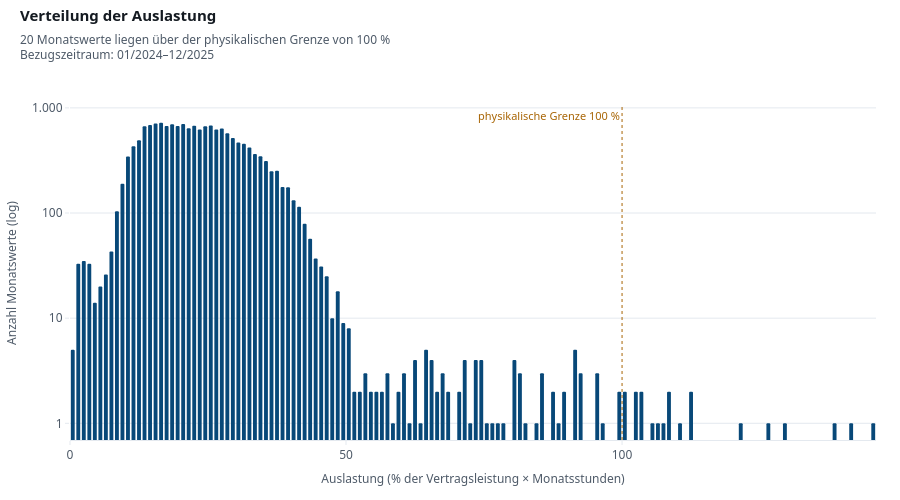

Notebook code cell kept with this figure:
### Markdown cell above
### 1.2 Plausibilität der Zielgröße: Auslastung über 100 %?

`auslastung_prozent` setzt den Monatsverbrauch ins Verhältnis zum physikalischen Maximum
(Vertragsleistung × Stunden des Monats). Werte über 100 % sind **unmöglich**.

### Code cell
fig = eda.histogram({"Monatswerte": df["auslastung_prozent"]}, nbins=150)
ueber = df["auslastung_prozent"] > 100
ci.stil(fig, "Verteilung der Auslastung",
         f"{ueber.sum()} Monatswerte liegen über der physikalischen Grenze von 100 %",
         x_titel="Auslastung (% der Vertragsleistung × Monatsstunden)",
         y_titel="Anzahl Monatswerte")
ci.schwellwert(fig, 100, "physikalische Grenze 100 %", achse="x")
ci.log_achse(fig, dtick=1, title_text="Anzahl Monatswerte (log)")
fig.update_layout(bargap=HIST_GAP)
ci.hover_pro_marke(fig)
ci.zeigen(fig)

df.loc[ueber, ["zaehler_id", "monat", "kundentyp", "vertragsleistung_kw",
               "verbrauch_kwh", "auslastung_prozent"]].sort_values("auslastung_prozent",
                                                                   ascending=False).head(8)

### Figure 1 — Plotly figure (JSON) as saved in the notebook; plotly's stock layout.template omitted (floating-point values rounded to 4 significant figures; data arrays with more than 128 entries replaced by an {"elided": "..."} marker saying what was removed)
{"data": [{"name": "Monatswerte", "nbinsx": 150, "opacity": 1, "textfont": {"family": "IBM Plex Sans, Segoe UI, sans-serif"}, "type": "histogram", "x": {"elided": "16800 float values"}}], "layout": {"annotations": [{"font": {"color": "#A86505", "family": "IBM Plex Sans, Segoe UI, sans-serif", "size": 11}, "showarrow": false, "text": "physikalische Grenze 100 %", "x": 100, "xanchor": "right", "xref": "x", "y": 1, "yanchor": "top", "yref": "y domain"}], "bargap": 0.3, "barmode": "overlay", "colorway": ["#084878", "#005E77", "#2F7A33", "#3E90C4", "#4E5A68", "#6CC0D2", "#04263F", "#8C99A7"], "font": {"color": "#141A21", "family": "IBM Plex Sans, Segoe UI, sans-serif", "size": 12}, "height": 500, "hovermode": "closest", "legend": {"font": {"color": "#4E5A68", "family": "IBM Plex Sans, Segoe UI, sans-serif", "size": 12}, "itemsizing": "constant", "orientation": "h", "title": {"text": ""}, "x": 0, "xanchor": "left", "y": 1.03, "yanchor": "bottom"}, "margin": {"b": 60, "t": 106}, "meta": {"sww": {"period": "01/2024–12/2025", "subtitle": "20 Monatswerte liegen über der physikalischen Grenze von 100 %", "title": "Verteilung der Auslastung"}}, "paper_bgcolor": "#FFFFFF", "plot_bgcolor": "#FFFFFF", "separators": ",.", "shapes": [{"line": {"color": "#A86505", "dash": "3,3", "width": 1}, "type": "line", "x0": 100, "x1": 100, "xref": "x", "y0": 0, "y1": 1, "yref": "y domain"}], "showlegend": false, "title": {"font": {"color": "#141A21", "family": "IBM Plex Sans, Segoe UI, sans-serif", "size": 15, "weight": 600}, "pad": {"l": 20}, "subtitle": {"font": {"color": "#4E5A68", "family": "IBM Plex Sans, Segoe UI, sans-serif", "size": 12}, "text": "20 Monatswerte liegen über der physikalischen Grenze von 100 %<br>Bezugszeitraum: 01/2024–12/2025"}, "text": "Verteilung der Auslastung", "x": 0, "xanchor": "left", "xref": "container", "y": 0.98, "yanchor": "top", "yref": "container"}, "xaxis": {"automargin": true, "separatethousands": true, "tickangle": 0, "tickfont": {"family": "IBM Plex Sans, Segoe UI, sans-serif"}, "tickformat": ",~g", "title": {"font": {"family": "IBM Plex Sans, Segoe UI, sans-serif"}, "text": "Auslastung (% der Vertragsleistung × Monatsstunden)"}}, "yaxis": {"automargin": true, "dtick": 1, "separatethousands": true, "tickfont": {"family": "IBM Plex Sans, Segoe UI, sans-serif"}, "tickformat": ",~r", "title": {"font": {"family": "IBM Plex Sans, Segoe UI, sans-serif"}, "text": "Anzahl Monatswerte (log)"}, "type": "log"}}}
